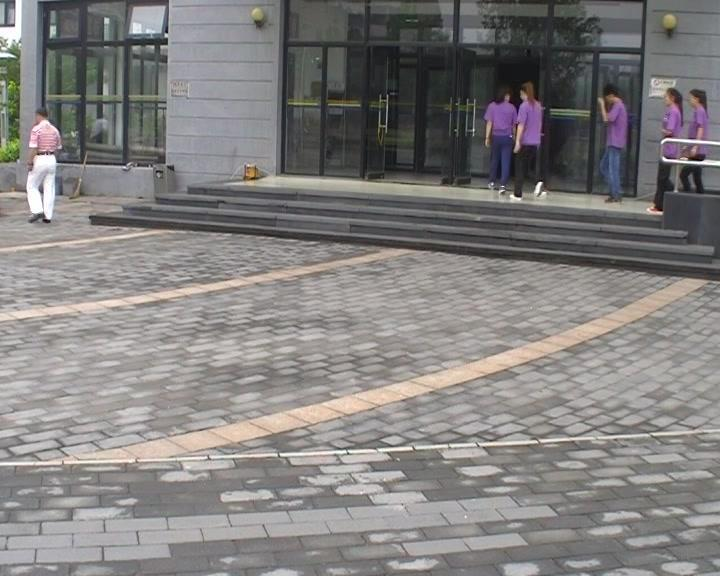
#> input picture data/frames/c6s1_002576.jpg, 720 x 576 px, given in place of c6s1_000451.jpg, which was not available
$ python main.py data/frames
#> lines starting #> are read from the running program, lines starting #| are printed output that depends on the picture; pictures that were not available may be replaced by others from this repository, and a replacement may not be noted
import os
import sys
import cv2
import numpy as np

# Ścieżka do katalogu ze zbiorem danych
data_dir = sys.argv[1]

# Ścieżka do pliku bboxes.txt oraz bboxes_gt.txt
bbox_file = os.path.join(data_dir, 'bboxes.txt')
result_bbox_file = os.path.join(data_dir, 'bboxes_gt.txt')

counter_absolute = 0
counter_correct = 0

# Słownik, w którym kluczem jest nazwa zdjęcia, a wartością lista bboxów
bboxes = {}
with open(bbox_file, 'r') as f:
#> (reads data/bboxes.txt from the repository)
    lines = f.readlines()
    i = 0
    while i < len(lines):
        # Wczytaj nazwę zdjęcia i liczbę bboxów
        filename = lines[i].strip()
        num_boxes = int(lines[i+1])
        i += 2

        # Wczytaj bboxy i dodaj je do listy
        boxes = []
        for j in range(num_boxes):
            x, y, w, h = map(float, lines[i+j].split())
            boxes.append((x, y, w, h))
        i += num_boxes

        # Dodaj listę bboxów do słownika
        bboxes[filename] = boxes


# Słownik, w którym kluczem jest nazwa zdjęcia, a wartością odpowiedzi
results_dict = {}
with open(result_bbox_file, 'r') as f:
#> (reads data/bboxes_gt.txt from the repository)
    lines = f.readlines()
    i = 0
    while i < len(lines):
        # Wczytaj nazwę zdjęcia i liczbę bboxów
        filename = lines[i].strip()
        num_boxes = int(lines[i+1])
        i += 2

        # Wczytaj odpowiedzi i dodaj je do listy
        results = []
        for j in range(num_boxes):
            result = lines[i+j].split()[0]
            results.append(result)
        i += num_boxes

        # Dodaj listę odpowiedzi do słownika
        results_dict[filename] = results

# Stwórz wektor zawierający wszystkie nazwy zdjęć posegregowane względem swojego numeru
photos = list(bboxes.keys())
photos.sort(key=lambda x: int(x.split('_')[1].split('.')[0]))

# Wyświetl output dla pierwszego zdjęcia
prev = photos[0]
prev_photo = cv2.imread(os.path.join(data_dir, 'frames', prev))
#> prev_photo is the input picture: shape (576, 720, 3); mean B, G, R 127, 128, 130.3
result_string = ''
for i in range(len(bboxes[prev])):
    counter_absolute = counter_absolute + 1
    if str(results_dict[prev][i]) == str(-1):
        counter_correct = counter_correct + 1
    result_string = result_string + '-1 '
print(result_string)

# Iteruj po zdjęciach
for i in range(1, len(photos)):
    curr_photo = cv2.imread(os.path.join(data_dir, 'frames', photos[i]))
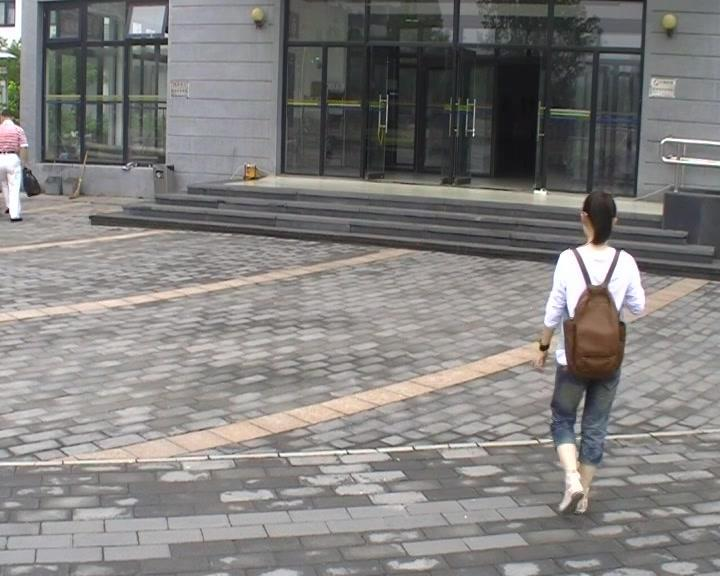
#> input picture data/frames/c6s1_002851.jpg, 720 x 576 px, given in place of c6s1_000476.jpg, which was not available
#> curr_photo is the input picture: shape (576, 720, 3); mean B, G, R 126.5, 128.1, 130.2
    curr_gray = cv2.cvtColor(curr_photo, cv2.COLOR_BGR2GRAY)
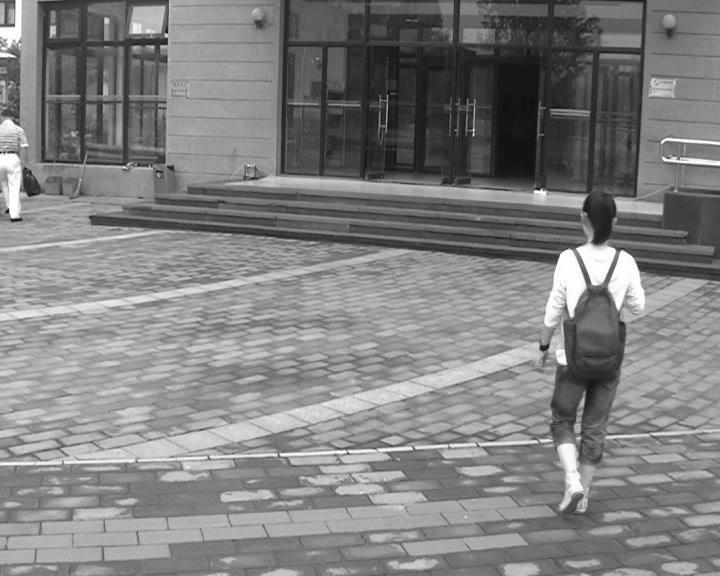
#> curr_gray: shape (576, 720); min 5, max 255, mean 128.5
    prev_gray = cv2.cvtColor(prev_photo, cv2.COLOR_BGR2GRAY)
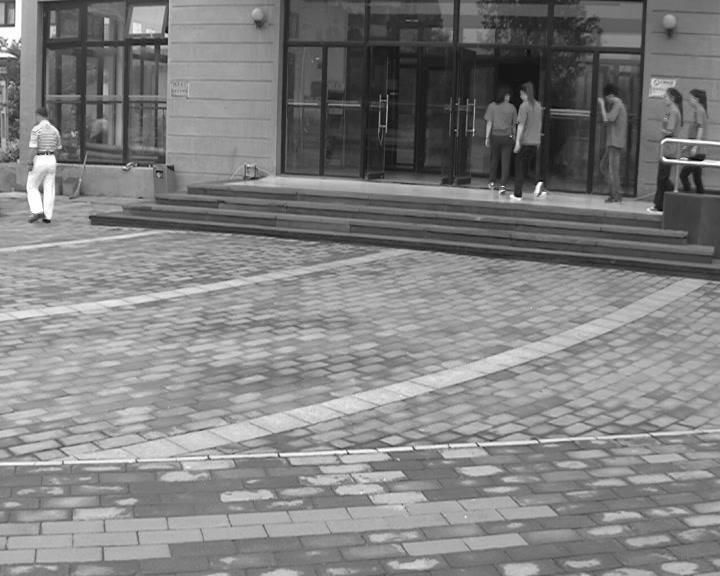
#> prev_gray: shape (576, 720); min 3, max 255, mean 128.6
    # W każdym zdjęciu iteruj po Bboxach
    result_string = ''
    for j in range(len(bboxes[photos[i]])):
        prob = []
        # Dla każdego Bboxa w curr iteruj po Bboxach w prev
        for k in range(len(bboxes[prev])):
            # Dla każdego Bboxa z prev oblicz prawdopodobieństwo że odpowiada on rozważanemu Bboxowi z curr na podstawie:
            # - Intersection over Union
            # - Podobieńśtwa obrazu
            # Zbierz dane o aktualnie rozważanych Bboxach
            x1, y1, w1, h1 = bboxes[photos[i]][j]
            x2, y2, w2, h2 = bboxes[prev][k]

            # Oblicz prawdopodobieństwa na podstawie IoU
            prob_IoU = 0.
            xA = max(x1, x2)
            yA = max(y1, y2)
            xB = min(x1 + w1, x2 + w2)
            yB = min(y1 + h1, y2 + h2)
            interArea = max(0, xB - xA) * max(0, yB - yA)
            boxAArea = w1 * h1
            boxBArea = w2 * h2
            prob_IoU = interArea / float(boxAArea + boxBArea - interArea)

            # Oblicz prawdopodobieńśtwo na podstawie podobieńśtwa obrazu
            prob_similarity = 0.
            bbox1 = curr_photo[int(y1):int(y1+h1), int(x1):int(x1+w1), :]
            bbox2 = prev_photo[int(y2):int(y2+h2), int(x2):int(x2+w2), :]
            bbox1 = cv2.resize(bbox1, (600, 600))
            bbox2 = cv2.resize(bbox2, (600, 600))
            prob_similarity = cv2.matchTemplate(bbox1, bbox2, cv2.TM_CCOEFF_NORMED)

            # Oblicz prawdopodobieństwo ostateczne z wykorzystaniem wag
            # prob.append(0.3 * prob_IoU + 0.5 * prob_similarity + 0.2 * prob_mv)
            prob.append(0.3 * prob_IoU + 0.7 * prob_similarity)

        # Mając wyliczony wektor z prawdopodobieństwami odpowiadania sobie poszczególnych Bboxów znajdź największe prawdopodobieńśtwo
        max_prob = 0
        max_prob_index = 0
        for k in range(len(prob)):
            if prob[k] > max_prob:
                max_prob = prob[k]
                max_prob_index = k
        # Jeżeli jest ono bardzo małe, znaczy to że jest to nowy Bbox (wyświetl -1)
        counter_absolute = counter_absolute + 1
        if(max_prob < 0.2):
            if str(results_dict[photos[i]][j]) == str(-1):
                counter_correct = counter_correct + 1
            result_string = result_string + '-1 '
        # Jeżeli jest ono większe, wyświetl index Bboxa znaelzionego Bboxa z poprzedniej klatki
        else:
            if str(results_dict[photos[i]][j]) == str(max_prob_index):
                counter_correct = counter_correct + 1
            result_string = result_string + str(max_prob_index) + ' '
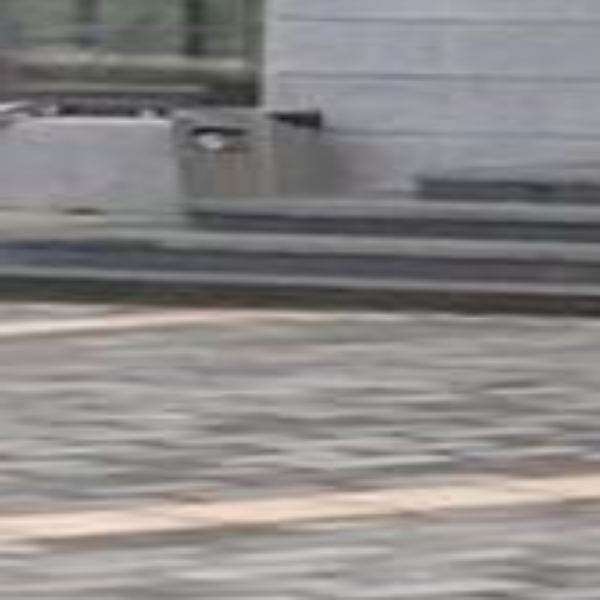
#> bbox1: shape (600, 600, 3); mean B, G, R 135.7, 136, 138.6
#> after the loop, counter_absolute = 4; counter_correct = 2; result_string = '0 0 0 '

    print(result_string)
#| 0 0 0
#> (the run stopped early here; a loop or call above may not have finished)
